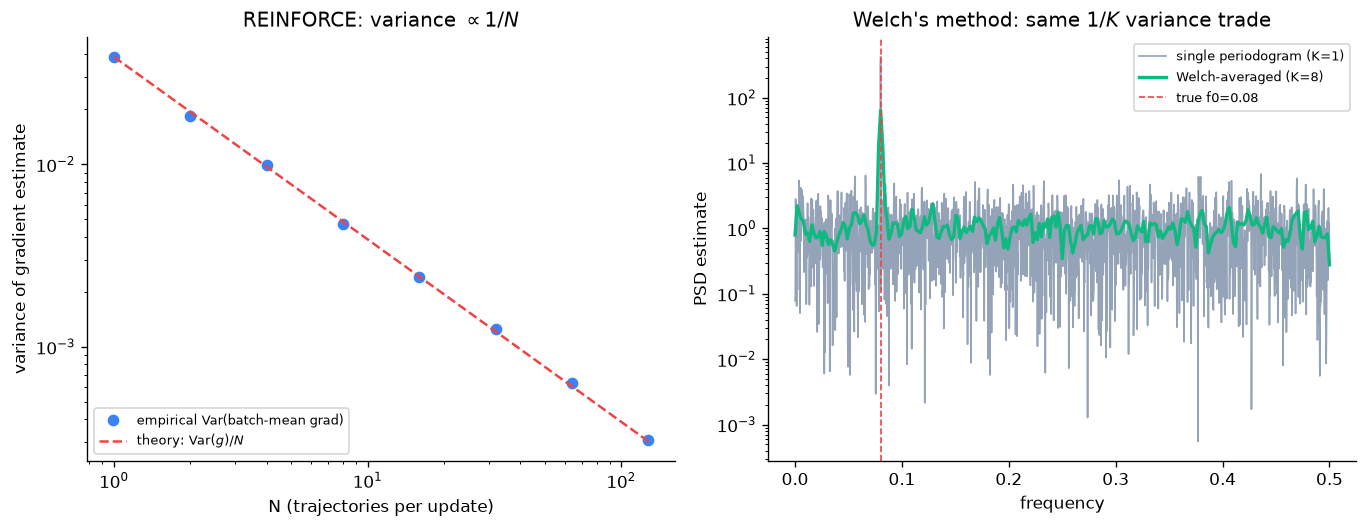

The Python source for this figure:
"""
Day 106 -- Policy gradients / REINFORCE: variance reduction by averaging,
shown side-by-side in the RL domain and the frequency domain.

Left panel: a 2-armed logistic bandit. REINFORCE's gradient estimate is a
single score-function sample g = r(a) * d/dtheta[log pi_theta(a)]. We
Monte-Carlo the variance of the *batch-averaged* estimator (mean of N
i.i.d. single-trajectory samples) for N = 1..128 and overlay the
theoretical Var(g)/N line -- this is exactly why REINFORCE needs many
trajectories per update, and exactly the "more samples -> lower-variance
estimate" trade every gradient-based RL method makes.

Right panel: the *same* variance-vs-averaging trade, but in the frequency
domain. A single periodogram of a noisy sinusoid is a high-variance PSD
estimate; Welch's method splits the signal into K segments and averages
their periodograms, cutting variance the same way averaging K independent
REINFORCE samples does. Same law, two fields.

Synthetic data only, np.random.seed(42), no downloads.
"""
import numpy as np
import matplotlib.pyplot as plt

np.random.seed(42)

# ---------------------------------------------------------------------------
# Left panel: REINFORCE gradient-estimator variance vs batch size
# ---------------------------------------------------------------------------
THETA = 0.4           # fixed policy parameter (logit); pi(a=0) = sigmoid(theta)
REWARD = {0: 1.0, 1: 0.0}  # asymmetric rewards so the score-function estimator has real variance
N_TRIALS = 3000       # repeated batches per N, to estimate Var(batch mean)
BATCH_SIZES = np.array([1, 2, 4, 8, 16, 32, 64, 128])


def sigmoid(x):
    return 1.0 / (1.0 + np.exp(-x))


def sample_reinforce_grad(theta, n):
    """n i.i.d. single-trajectory REINFORCE gradient samples for a 2-armed bandit."""
    p0 = sigmoid(theta)
    actions = (np.random.rand(n) >= p0).astype(int)  # 0 with prob p0, else 1
    score = np.where(actions == 0, 1 - p0, -p0)       # d/dtheta log pi_theta(a)
    rewards = np.where(actions == 0, REWARD[0], REWARD[1])
    return rewards * score  # per-sample gradient estimate g_i


empirical_var = []
for N in BATCH_SIZES:
    batch_means = np.array([
        sample_reinforce_grad(THETA, N).mean() for _ in range(N_TRIALS)
    ])
    empirical_var.append(batch_means.var())
empirical_var = np.array(empirical_var)

single_sample_var = sample_reinforce_grad(THETA, 200_000).var()  # Var(g), N=1 reference
theory_var = single_sample_var / BATCH_SIZES  # Var(mean of N i.i.d.) = Var(g) / N

# ---------------------------------------------------------------------------
# Right panel: single periodogram vs Welch-averaged periodogram
# ---------------------------------------------------------------------------
FS = 1.0
N_SAMPLES = 4096
F0 = 0.08
t = np.arange(N_SAMPLES) / FS
x = np.sin(2 * np.pi * F0 * t) + 1.2 * np.random.randn(N_SAMPLES)


def periodogram(seg, fs=1.0):
    n = len(seg)
    X = np.fft.rfft(seg * np.hanning(n))
    Pxx = (1.0 / (fs * n)) * np.abs(X) ** 2
    Pxx[1:-1] *= 2.0  # one-sided spectrum
    freqs = np.fft.rfftfreq(n, d=1.0 / fs)
    return freqs, Pxx


def welch(x, fs=1.0, k=8):
    n = len(x)
    seg_len = n // k
    acc = None
    for i in range(k):
        seg = x[i * seg_len:(i + 1) * seg_len]
        freqs, Pxx = periodogram(seg, fs)
        acc = Pxx if acc is None else acc + Pxx
    return freqs, acc / k


freqs_single, Pxx_single = periodogram(x, FS)
freqs_welch, Pxx_welch = welch(x, FS, k=8)

# ---------------------------------------------------------------------------
# Plot
# ---------------------------------------------------------------------------
fig, (ax1, ax2) = plt.subplots(1, 2, figsize=(11.5, 4.5))

ax1.loglog(BATCH_SIZES, empirical_var, "o", color="#3b82f6", markersize=6,
           label="empirical Var(batch-mean grad)")
ax1.loglog(BATCH_SIZES, theory_var, "--", color="#ef4444", linewidth=1.5,
           label=r"theory: $\mathrm{Var}(g)/N$")
ax1.set_xlabel("N (trajectories per update)")
ax1.set_ylabel("variance of gradient estimate")
ax1.set_title("REINFORCE: variance $\\propto 1/N$")
ax1.legend(fontsize=8, loc="lower left")
ax1.spines["top"].set_visible(False)
ax1.spines["right"].set_visible(False)

ax2.semilogy(freqs_single, Pxx_single, color="#94a3b8", linewidth=1.0,
             label="single periodogram (K=1)")
ax2.semilogy(freqs_welch, Pxx_welch, color="#10b981", linewidth=2.0,
             label="Welch-averaged (K=8)")
ax2.axvline(F0, color="#ef4444", linestyle="--", linewidth=1.0, label=f"true f0={F0}")
ax2.set_xlabel("frequency")
ax2.set_ylabel("PSD estimate")
ax2.set_title("Welch's method: same $1/K$ variance trade")
ax2.legend(fontsize=8, loc="upper right")
ax2.spines["top"].set_visible(False)
ax2.spines["right"].set_visible(False)

plt.tight_layout()
plt.savefig("graph_DAY_106.png", dpi=120, bbox_inches="tight")
print(f"single-sample Var(g) = {single_sample_var:.4f}")
print(f"empirical var at N=128: {empirical_var[-1]:.6f}, theory: {theory_var[-1]:.6f}")
